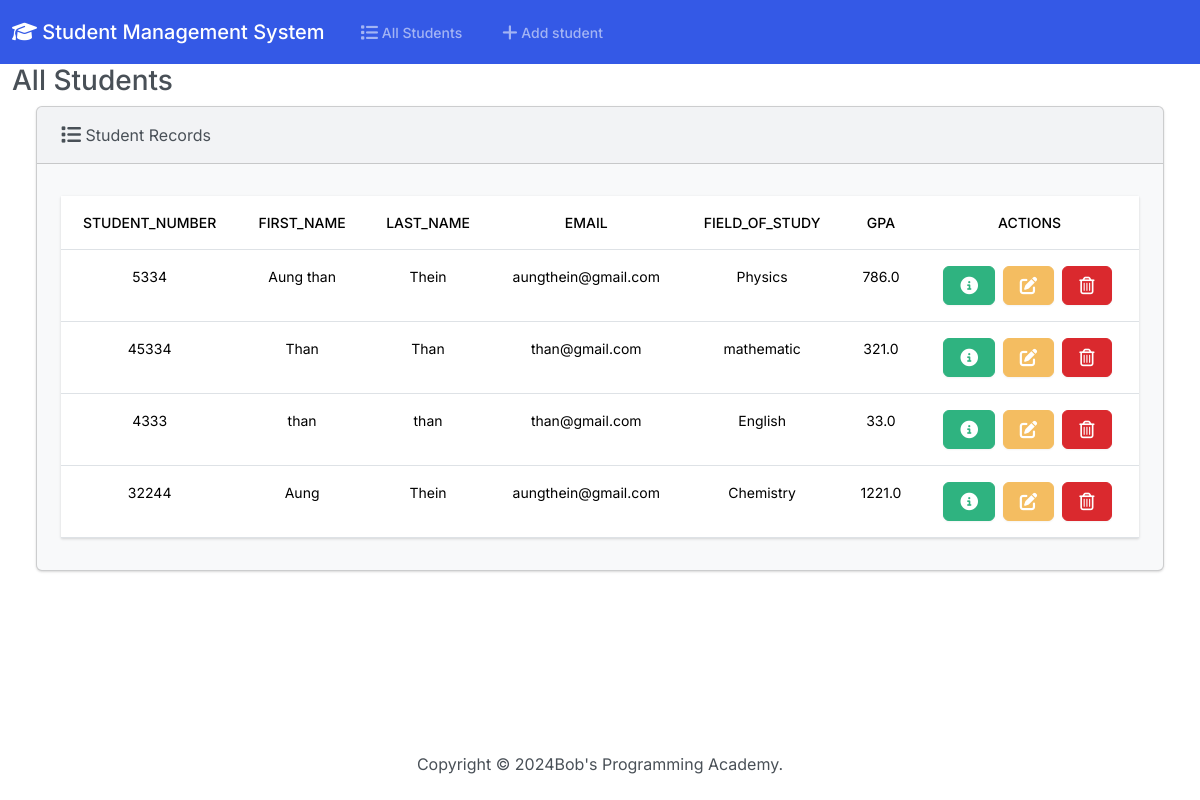
Before: / with the older database file.
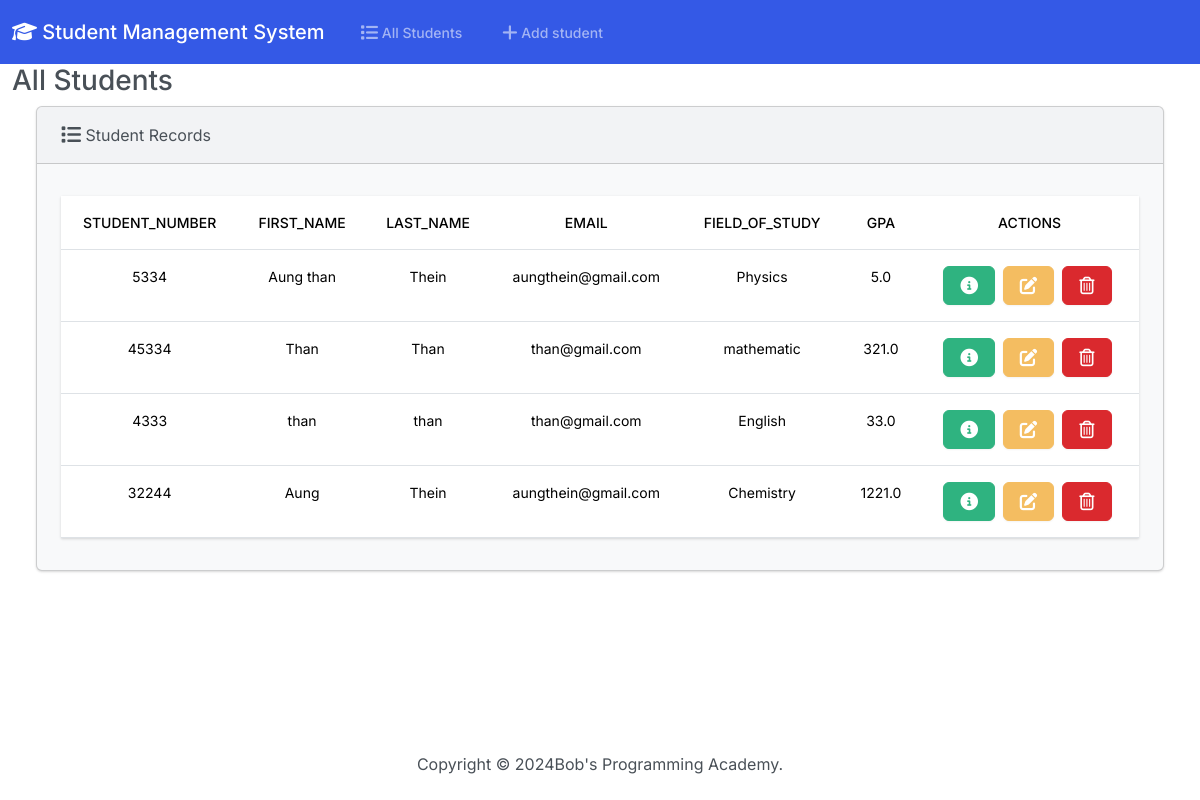
After: the same page with the newer database file.
### students/models.py (models this page shows, shortened)
class Student(models.Model):
    student_number = models.PositiveBigIntegerField()
    first_name = models.CharField(max_length=50)
    last_name = models.CharField(max_length=50)
    email = models.EmailField(max_length=100)
    field_of_study = models.CharField(max_length=50)
    gpa = models.FloatField()

### students/views.py (the view)
# urls.py: path('', views.index, name='index'),
def index(request):
    return render(request, 'students/index.html', {
        "students": Student.objects.all()
    })

### students/templates/students/index.html (shortened to what this page needs)
{% extends 'students/base.html' %}
{% block body %}
<h3>
    All Students
</h3>
<div class="row">
    <div class="col-12">
        {% if students %}
        <div class="card bg-light ms-4 me-4 mb-4">
            <div class="card-header">
                <i class="fa-solid fa-list fa-lg"></i>
                Student Records
            </div>
            <div class="card-body">
                <p class="card-text">
                <div class="table-reponsive">
                    <table class="table table-hover text-center">
                        <thead>
                            <tr>
                                <th>Student_Number</th>
                                <th>First_Name</th>
                                <th>Last_Name</th>
                                <th>Email</th>
                                <th>Field_Of_Study</th>
                                <th>GPA</th>
                                <th>Actions</th>
                            </tr>
                        </thead>
                        <tbody>
                            {% for student in students %}
                            <tr>
                                <td>{{ student.student_number }}</td>
                                <td>{{ student.first_name }}</td>
                                <td>{{ student.last_name }}</td>
                                <td>{{ student.email }}</td>
                                <td>{{ student.field_of_study }}</td>
                                <td>{{ student.gpa }}</td>
                                <td>
                                    <button type="button" class="btn btn-success me-1"
                                        href="{% url 'view_student' student.id %}" data-bs-toggle="modal"
                                        data-bs-target="#myModal{{ student.id }}">
                                    </button>
                                    <a href="{% url 'edit' student.id %}" class="btn btn-warning me-1">
                                    </a>
                                    <a href="{% url 'delete' student.id %}" class="btn btn-danger me-1"  onclick="return confirm('Are you sure you want to delete this item?');">
                                    </a>
                                </td>
                            </tr>
                            {% endfor %}
                        </tbody>
                    </table>
                </div>
                </p>
            </div>
        </div>
        {% else %}
        <h5 class="alert alert-primary me-4 ms-4">No Students Records</h5>
        {% endif %}
    </div>
</div>
{% endblock %}

### students/templates/students/base.html (shortened to what this page needs)
{% load static %}
<!DOCTYPE html>
<html lang="en">
<head>
    <link rel="stylesheet" href="https://cdnjs.cloudflare.com/ajax/libs/font-awesome/6.1.1/css/all.min.css" />
    <link rel="stylesheet" href="{% static 'css/bootstrap.min.css' %}">
</head>
<body class="d-flex flex-column min-vh-100">
    <nav class="navbar navbar-expand-lg bg-primary" data-bs-theme="dark">
        <div class="container-fluid">
            <a class="navbar-brand fa-lg" href="{% url 'index' %}">
                <i class="fa-solid fa-graduation-cap"></i> Student Management System
            </a>
            <div class="collapse navbar-collapse" id="navbarColor01">
                <ul class="navbar-nav me-auto">
                    <li class="nav-item">
                        <a class="nav-link" href="{% url 'index' %}">
                             All Students
                        </a>
                    </li>
                    <li class="nav-item">
                        <a class="nav-link" href="{% url 'add' %}">
                             Add student
                        </a>
                    </li>
                </ul>
            </div>
        </div>
    </nav>
    <div class="container-fluid">
        {% block body %}
        {% endblock %}
    </div>
    <footer class="mt-auto mb-4">
        <div class="text-center">
            <span>
                Copyright &copy;
                <script>document.write(new Date().getFullYear())</script>Bob's Programming Academy.
            </span>
        </div>
    </footer>
</body>
</html>

Changed rows visible on the page:
changed Student "Aung than": gpa "786.0" → "5.0"
